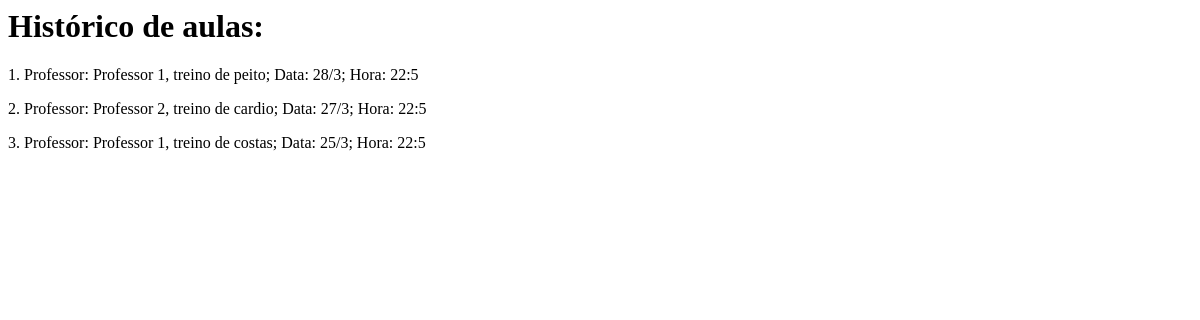
/servico/aula/consultar/4/, run on an earlier commit of the app's database.
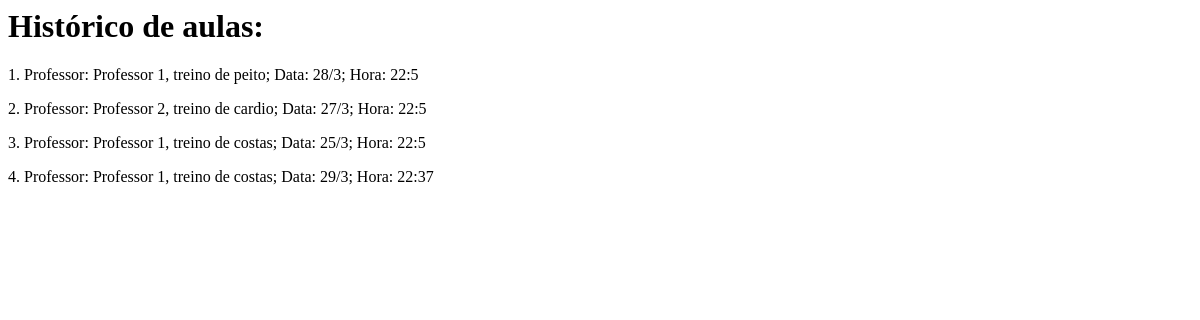
And on a later commit of the database.
### servico/models.py (models this page shows)
class Servico(models.Model):
    cliente = models.ForeignKey(Cliente, on_delete=models.CASCADE, null=True, blank=True)
    data_hora = models.DateTimeField()
    class Meta:
        abstract = True

class Aula(Servico):
    professor = models.ForeignKey(Professor, on_delete=models.CASCADE)
    especialidade = models.ForeignKey(Especialidade, on_delete=models.CASCADE)
    class Meta:
        unique_together = (('professor', 'data_hora'))
    def __str__(self):
        prof = self.professor.name
        espec = self.especialidade.name
        dia = self.data_hora.day
        mes = self.data_hora.month
        hora = self.data_hora.hour
        minuto = self.data_hora.minute
        return f"Professor: {prof}, {espec}; Data: {dia}/{mes}; Hora: {hora}:{minuto}"

### usuario/models.py (models this page shows)
class Profissional(User):
    class Meta:
        abstract = True

class Professor(Profissional):
    especialidades = models.ManyToManyField(Especialidade)

### especialidade/models.py (models this page shows, shortened)
class Especialidade(models.Model):
    name = models.CharField(max_length=32)

### servico/views.py (the view)
# urls.py: path('aula/consultar/<int:cliente_id>/', views.consultar_aula, name='consultar_aula'),
def consultar_aula(request, cliente_id):
    try:
        aulas = Aula.objects.filter(cliente_id=cliente_id)
        context = {'lista_aulas':aulas}
        return render(request, 'aula/consultar.html', context)
    except:
        raise HttpResponseServerError("Erro")

### servico/templates/aula/consultar.html
<html>
<head>
<h1>Histórico de aulas:</h1>
</head>
<body>
{% for aula in lista_aulas %}
	<p>{{ forloop.counter }}. {{ aula }}</p>
{% endfor %}

What changed in the data, as far as the page shows it:
added Aula: professor+especialidade+data_hora "Professor: Professor 1, treino de costas; Data: 29/3; Hora: 22:37"
